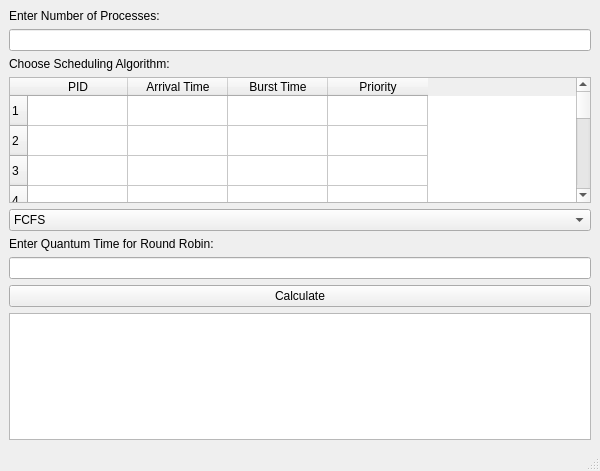
<?xml version="1.0" encoding="UTF-8"?>
<ui version="4.0">
 <class>MainWindow</class>
 <widget class="QMainWindow" name="MainWindow">
  <property name="geometry">
   <rect>
    <x>0</x>
    <y>0</y>
    <width>600</width>
    <height>471</height>
   </rect>
  </property>
  <property name="windowTitle">
   <string>Scheduling Algorithms</string>
  </property>
  <widget class="QWidget" name="centralWidget">
   <layout class="QVBoxLayout" name="verticalLayout">
    <item>
     <widget class="QLabel" name="label_numProcesses">
      <property name="text">
       <string>Enter Number of Processes:</string>
      </property>
     </widget>
    </item>
    <item>
     <widget class="QLineEdit" name="lineEdit_numProcesses"/>
    </item>
    <item>
     <widget class="QLabel" name="label_algorithm">
      <property name="text">
       <string>Choose Scheduling Algorithm:</string>
      </property>
     </widget>
    </item>
    <item>
     <widget class="QTableWidget" name="tableWidget">
      <row/>
      <row/>
      <row/>
      <row/>
      <row/>
      <row/>
      <row/>
      <row/>
      <row/>
      <row/>
      <row/>
      <row/>
      <row/>
      <row/>
      <row/>
      <row/>
      <row/>
      <row/>
      <row/>
      <row/>
      <row/>
      <row/>
      <row/>
      <row/>
      <row/>
      <row/>
      <row/>
      <column>
       <property name="text">
        <string>PID</string>
       </property>
      </column>
      <column>
       <property name="text">
        <string>Arrival Time</string>
       </property>
      </column>
      <column>
       <property name="text">
        <string>Burst Time</string>
       </property>
      </column>
      <column>
       <property name="text">
        <string>Priority</string>
       </property>
      </column>
     </widget>
    </item>
    <item>
     <widget class="QComboBox" name="comboBox">
      <item>
       <property name="text">
        <string>FCFS</string>
       </property>
      </item>
      <item>
       <property name="text">
        <string>SJF</string>
       </property>
      </item>
      <item>
       <property name="text">
        <string>Round Robin</string>
       </property>
      </item>
      <item>
       <property name="text">
        <string>Priority</string>
       </property>
      </item>
     </widget>
    </item>
    <item>
     <widget class="QLabel" name="label_quantum">
      <property name="text">
       <string>Enter Quantum Time for Round Robin:</string>
      </property>
     </widget>
    </item>
    <item>
     <widget class="QLineEdit" name="lineEdit_quantum"/>
    </item>
    <item>
     <widget class="QPushButton" name="pushButton">
      <property name="text">
       <string>Calculate</string>
      </property>
     </widget>
    </item>
    <item>
     <widget class="QTextEdit" name="textEdit"/>
    </item>
   </layout>
  </widget>
  <widget class="QMenuBar" name="menuBar">
   <property name="geometry">
    <rect>
     <x>0</x>
     <y>0</y>
     <width>600</width>
     <height>25</height>
    </rect>
   </property>
  </widget>
  <widget class="QStatusBar" name="statusBar"/>
 </widget>
 <resources/>
 <connections/>
</ui>
